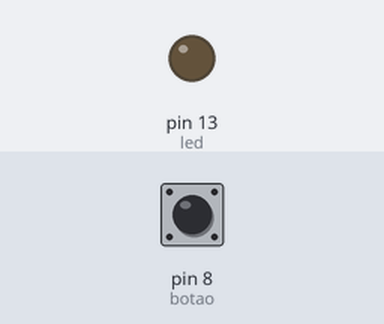
Simulated run of this sketch. Board: Arduino Uno, built with avr-gcc and run on an emulated ATmega328P. Parts: output pins drawn as LEDs (lit = HIGH). The inputs (shaded band) are chosen by the test bench; at power-on: pin 8 (botao) LOW.

Above: at 1.2 s.
1.3 s: pin 8 (botao) pulled HIGH for 0.15 s
At 1.37 s:
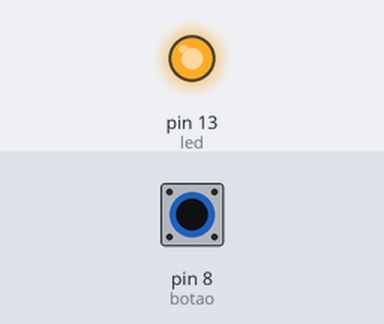
2.9 s: pin 8 (botao) pulled HIGH for 3.2 s
At 7.0 s:
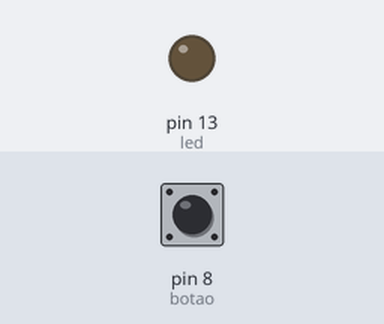
Timing chart, 0 to 8.5 s (numbered marks = the images above; inputs shaded):
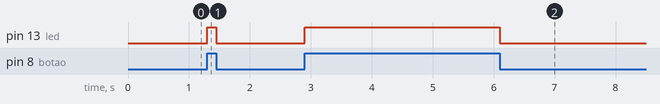

Measured:
- after the input at 1.3 s, pin 13 (led): LOW → HIGH at once, → LOW 0.15 s later
- after the input at 2.9 s, pin 13 (led): LOW → HIGH at once, → LOW 3.2 s later

The sketch:

botaoSimples.ino
```cpp
const int led = 13;
const int botao = 8;

void setup() {
  pinMode(led,OUTPUT);
  pinMode(botao,INPUT);


}

void loop() {
  int pressionado = digitalRead(botao);

    if (pressionado == HIGH){
      digitalWrite(led,HIGH);
    }else{
      digitalWrite(led,LOW);
    }


}
```
